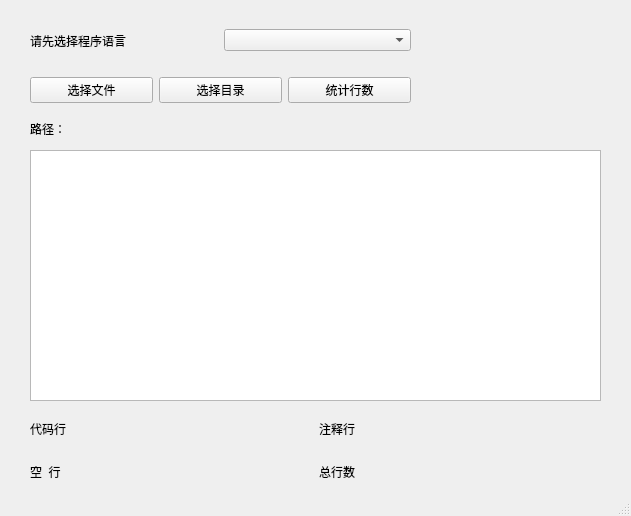
<?xml version="1.0" encoding="UTF-8"?>
<ui version="4.0">
 <class>IndexWindow</class>
 <widget class="QMainWindow" name="IndexWindow">
  <property name="geometry">
   <rect>
    <x>0</x>
    <y>0</y>
    <width>631</width>
    <height>516</height>
   </rect>
  </property>
  <property name="windowTitle">
   <string>MainWindow</string>
  </property>
  <widget class="QWidget" name="centralwidget">
   <widget class="QWidget" name="horizontalLayoutWidget">
    <property name="geometry">
     <rect>
      <x>30</x>
      <y>20</y>
      <width>381</width>
      <height>41</height>
     </rect>
    </property>
    <layout class="QHBoxLayout" name="horizontalLayout">
     <item>
      <widget class="QLabel" name="label">
       <property name="text">
        <string>请先选择程序语言</string>
       </property>
      </widget>
     </item>
     <item>
      <widget class="QComboBox" name="selector_language"/>
     </item>
    </layout>
   </widget>
   <widget class="QWidget" name="horizontalLayoutWidget_2">
    <property name="geometry">
     <rect>
      <x>30</x>
      <y>70</y>
      <width>381</width>
      <height>41</height>
     </rect>
    </property>
    <layout class="QHBoxLayout" name="horizontalLayout_2">
     <item>
      <widget class="QPushButton" name="button_file">
       <property name="text">
        <string>选择文件</string>
       </property>
      </widget>
     </item>
     <item>
      <widget class="QPushButton" name="button_dir">
       <property name="text">
        <string>选择目录</string>
       </property>
      </widget>
     </item>
     <item>
      <widget class="QPushButton" name="button_start">
       <property name="text">
        <string>统计行数</string>
       </property>
      </widget>
     </item>
    </layout>
   </widget>
   <widget class="QTableView" name="tableView">
    <property name="geometry">
     <rect>
      <x>30</x>
      <y>150</y>
      <width>571</width>
      <height>251</height>
     </rect>
    </property>
   </widget>
   <widget class="QWidget" name="gridLayoutWidget">
    <property name="geometry">
     <rect>
      <x>30</x>
      <y>410</y>
      <width>571</width>
      <height>80</height>
     </rect>
    </property>
    <layout class="QGridLayout" name="gridLayout">
     <item row="1" column="0">
      <widget class="QLabel" name="label_2">
       <property name="text">
        <string>空  行</string>
       </property>
      </widget>
     </item>
     <item row="0" column="0">
      <widget class="QLabel" name="label_3">
       <property name="text">
        <string>代码行</string>
       </property>
      </widget>
     </item>
     <item row="0" column="1">
      <widget class="QLabel" name="label_code_num">
       <property name="text">
        <string/>
       </property>
      </widget>
     </item>
     <item row="0" column="2">
      <widget class="QLabel" name="label_5">
       <property name="text">
        <string>注释行</string>
       </property>
      </widget>
     </item>
     <item row="0" column="3">
      <widget class="QLabel" name="label_comment_num">
       <property name="text">
        <string/>
       </property>
      </widget>
     </item>
     <item row="1" column="1">
      <widget class="QLabel" name="label_empty_num">
       <property name="text">
        <string/>
       </property>
      </widget>
     </item>
     <item row="1" column="2">
      <widget class="QLabel" name="label_8">
       <property name="text">
        <string>总行数</string>
       </property>
      </widget>
     </item>
     <item row="1" column="3">
      <widget class="QLabel" name="label_total_num">
       <property name="text">
        <string/>
       </property>
      </widget>
     </item>
    </layout>
   </widget>
   <widget class="QWidget" name="formLayoutWidget">
    <property name="geometry">
     <rect>
      <x>30</x>
      <y>120</y>
      <width>571</width>
      <height>31</height>
     </rect>
    </property>
    <layout class="QFormLayout" name="formLayout">
     <item row="0" column="0">
      <widget class="QLabel" name="label_4">
       <property name="text">
        <string>路径：  </string>
       </property>
      </widget>
     </item>
     <item row="0" column="1">
      <widget class="QLabel" name="label_address">
       <property name="text">
        <string/>
       </property>
      </widget>
     </item>
    </layout>
   </widget>
  </widget>
  <widget class="QStatusBar" name="statusbar"/>
 </widget>
 <resources/>
 <connections/>
</ui>
